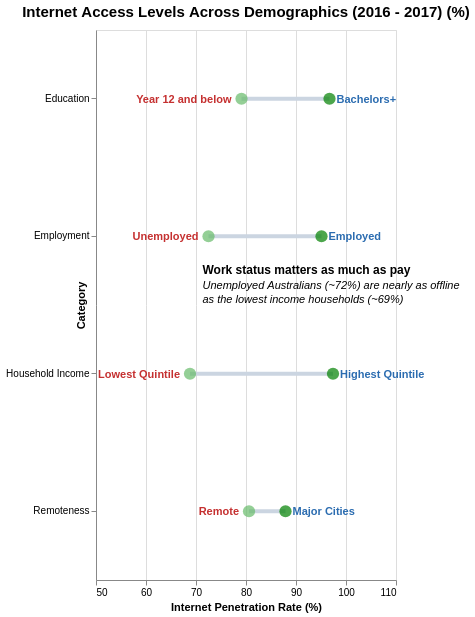

Vega-Lite specification stored for this chart:
### Vega-Lite specification from a JSON file in a GitHub repository (floating-point values rounded to 4 significant figures)
{"$schema": "https://vega.github.io/schema/vega-lite/v5.json", "title": {"text": "Internet Access Levels Across Demographics (2016 - 2017) (%)", "fontSize": 15, "anchor": "middle", "offset": 10}, "data": {"values": [{"category": "Household Income", "low-group": "Lowest Quintile", "low_pct": 68.8, "high-group": "Highest Quintile", "high_pct": 97.4, "gap": 28.6}, {"category": "Employment", "low-group": "Unemployed", "low_pct": 72.5, "high-group": "Employed", "high_pct": 95.1, "gap": 22.6}, {"category": "Education", "low-group": "Year 12 and below", "low_pct": 79.1, "high-group": "Bachelors+", "high_pct": 96.7, "gap": 17.6}, {"category": "Remoteness", "low-group": "Remote", "low_pct": 80.6, "high-group": "Major Cities", "high_pct": 87.9, "gap": 7.3}]}, "width": "container", "height": 550, "layer": [{"description": "Connecting line between min and max group", "mark": {"type": "rule", "color": "#cbd5e1", "strokeWidth": 4}, "encoding": {"y": {"field": "category", "type": "nominal", "sort": ["Household Income", "Employment", "Education", "Remoteness"], "axis": {"title": "Category", "titleX": -10, "titleAngle": -90}}, "x": {"field": "low_pct", "type": "quantitative", "title": "Internet Penetration Rate (%)", "scale": {"domain": [53, 110]}}, "x2": {"field": "high_pct"}}}, {"mark": {"type": "point", "filled": true, "size": 150, "color": "#66bb6a"}, "encoding": {"y": {"field": "category", "type": "nominal"}, "x": {"field": "low_pct", "type": "quantitative"}, "tooltip": [{"field": "category", "title": "Category"}, {"field": "low-group", "title": "Lowest Group"}, {"field": "low_pct", "title": "Penetration Rate (%)"}]}}, {"mark": {"type": "point", "filled": true, "size": 150, "color": "green"}, "encoding": {"y": {"field": "category", "type": "nominal"}, "x": {"field": "high_pct", "type": "quantitative"}, "tooltip": [{"field": "category", "title": "Category"}, {"field": "high-group", "title": "Highest Group"}, {"field": "high_pct", "title": "Penetration Rate (%)"}]}}, {"description": "Lowest Group Label", "mark": {"type": "text", "align": "right", "dx": -10, "dy": 1, "color": "#c53030", "fontWeight": "bold", "fontSize": 11}, "encoding": {"y": {"field": "category", "type": "nominal"}, "x": {"field": "low_pct", "type": "quantitative"}, "text": {"field": "low-group", "type": "nominal"}}}, {"description": "Highest Group Label", "mark": {"type": "text", "align": "left", "dx": 7, "dy": 1, "color": "#2b6cb0", "fontWeight": "bold", "fontSize": 11}, "encoding": {"y": {"field": "category", "type": "nominal"}, "x": {"field": "high_pct", "type": "quantitative"}, "text": {"field": "high-group", "type": "nominal"}}}, {"description": "Annotation headline", "data": {"values": [{"category": "Employment", "x": 72.5}]}, "mark": {"type": "text", "align": "left", "dx": -6, "dy": 34, "color": "black", "fontWeight": "bold", "fontSize": 12, "text": "Work status matters as much as pay"}, "encoding": {"y": {"field": "category", "type": "nominal"}, "x": {"field": "x", "type": "quantitative"}}}, {"description": "Annotation body", "data": {"values": [{"category": "Employment", "x": 72.5}]}, "mark": {"type": "text", "align": "left", "baseline": "top", "dx": -6, "dy": 44, "color": "black", "fontStyle": "italic", "fontSize": 11, "lineHeight": 14, "text": ["Unemployed Australians (~72%) are nearly as offline", "as the lowest income households (~69%)"]}, "encoding": {"y": {"field": "category", "type": "nominal"}, "x": {"field": "x", "type": "quantitative"}}}]}
